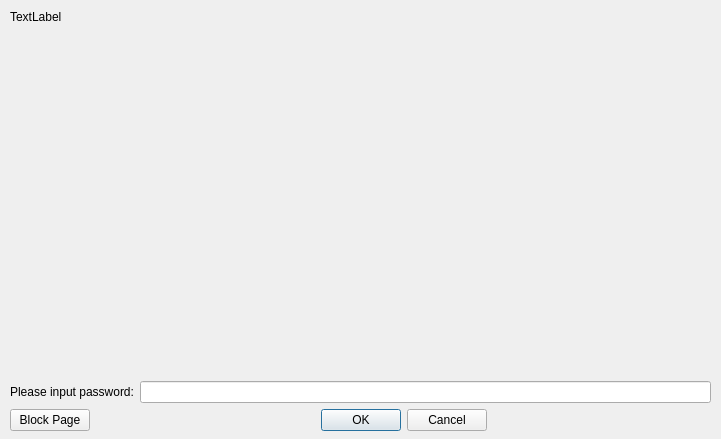
<?xml version="1.0" encoding="UTF-8"?>
<ui version="4.0">
 <class>UserConfirmDialog</class>
 <widget class="QDialog" name="UserConfirmDialog">
  <property name="geometry">
   <rect>
    <x>0</x>
    <y>0</y>
    <width>721</width>
    <height>439</height>
   </rect>
  </property>
  <property name="sizePolicy">
   <sizepolicy hsizetype="MinimumExpanding" vsizetype="MinimumExpanding">
    <horstretch>0</horstretch>
    <verstretch>0</verstretch>
   </sizepolicy>
  </property>
  <property name="windowTitle">
   <string>Dialog</string>
  </property>
  <property name="sizeGripEnabled">
   <bool>false</bool>
  </property>
  <widget class="QWidget" name="verticalLayoutWidget_2">
   <property name="geometry">
    <rect>
     <x>10</x>
     <y>10</y>
     <width>701</width>
     <height>421</height>
    </rect>
   </property>
   <layout class="QVBoxLayout" name="verticalLayout_3">
    <item>
     <widget class="QLabel" name="label_message">
      <property name="sizePolicy">
       <sizepolicy hsizetype="Minimum" vsizetype="Minimum">
        <horstretch>0</horstretch>
        <verstretch>0</verstretch>
       </sizepolicy>
      </property>
      <property name="text">
       <string>TextLabel</string>
      </property>
      <property name="textFormat">
       <enum>Qt::RichText</enum>
      </property>
      <property name="alignment">
       <set>Qt::AlignLeading|Qt::AlignLeft|Qt::AlignTop</set>
      </property>
      <property name="wordWrap">
       <bool>true</bool>
      </property>
     </widget>
    </item>
    <item>
     <spacer name="verticalSpacer">
      <property name="orientation">
       <enum>Qt::Vertical</enum>
      </property>
      <property name="sizeType">
       <enum>QSizePolicy::MinimumExpanding</enum>
      </property>
      <property name="sizeHint" stdset="0">
       <size>
        <width>20</width>
        <height>40</height>
       </size>
      </property>
     </spacer>
    </item>
    <item>
     <layout class="QHBoxLayout" name="layout_password">
      <property name="sizeConstraint">
       <enum>QLayout::SetMinimumSize</enum>
      </property>
      <item>
       <widget class="QLabel" name="label_7">
        <property name="sizePolicy">
         <sizepolicy hsizetype="Minimum" vsizetype="Minimum">
          <horstretch>0</horstretch>
          <verstretch>0</verstretch>
         </sizepolicy>
        </property>
        <property name="maximumSize">
         <size>
          <width>16777215</width>
          <height>173</height>
         </size>
        </property>
        <property name="baseSize">
         <size>
          <width>0</width>
          <height>40</height>
         </size>
        </property>
        <property name="text">
         <string>Please input password:</string>
        </property>
       </widget>
      </item>
      <item>
       <widget class="QLineEdit" name="passwordEdit">
        <property name="echoMode">
         <enum>QLineEdit::Password</enum>
        </property>
       </widget>
      </item>
     </layout>
    </item>
    <item>
     <layout class="QHBoxLayout" name="horizontalLayout">
      <item>
       <widget class="QPushButton" name="btn_blockpage">
        <property name="text">
         <string>Block Page</string>
        </property>
       </widget>
      </item>
      <item>
       <widget class="QDialogButtonBox" name="buttonBox">
        <property name="orientation">
         <enum>Qt::Horizontal</enum>
        </property>
        <property name="standardButtons">
         <set>QDialogButtonBox::Cancel|QDialogButtonBox::Ok</set>
        </property>
        <property name="centerButtons">
         <bool>true</bool>
        </property>
       </widget>
      </item>
     </layout>
    </item>
   </layout>
  </widget>
 </widget>
 <resources/>
 <connections>
  <connection>
   <sender>buttonBox</sender>
   <signal>accepted()</signal>
   <receiver>UserConfirmDialog</receiver>
   <slot>accept()</slot>
   <hints>
    <hint type="sourcelabel">
     <x>248</x>
     <y>254</y>
    </hint>
    <hint type="destinationlabel">
     <x>157</x>
     <y>274</y>
    </hint>
   </hints>
  </connection>
  <connection>
   <sender>buttonBox</sender>
   <signal>rejected()</signal>
   <receiver>UserConfirmDialog</receiver>
   <slot>reject()</slot>
   <hints>
    <hint type="sourcelabel">
     <x>316</x>
     <y>260</y>
    </hint>
    <hint type="destinationlabel">
     <x>286</x>
     <y>274</y>
    </hint>
   </hints>
  </connection>
 </connections>
</ui>
